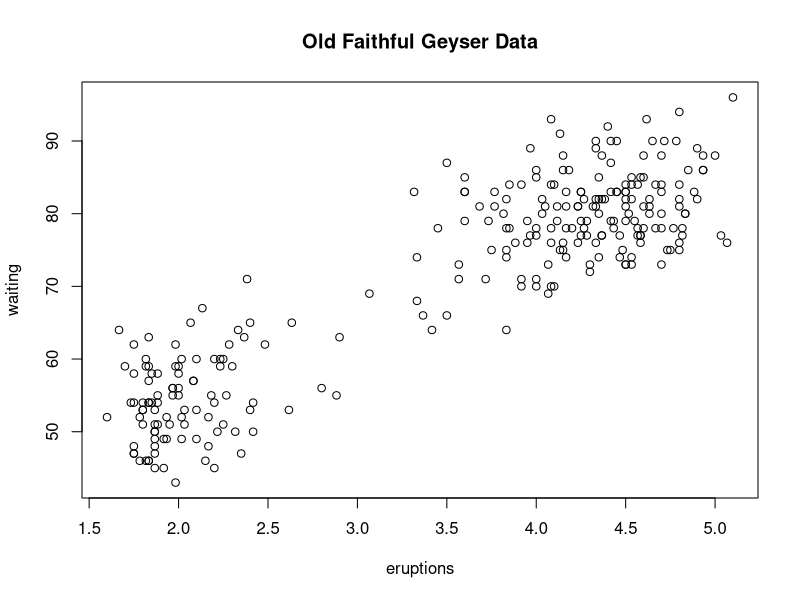
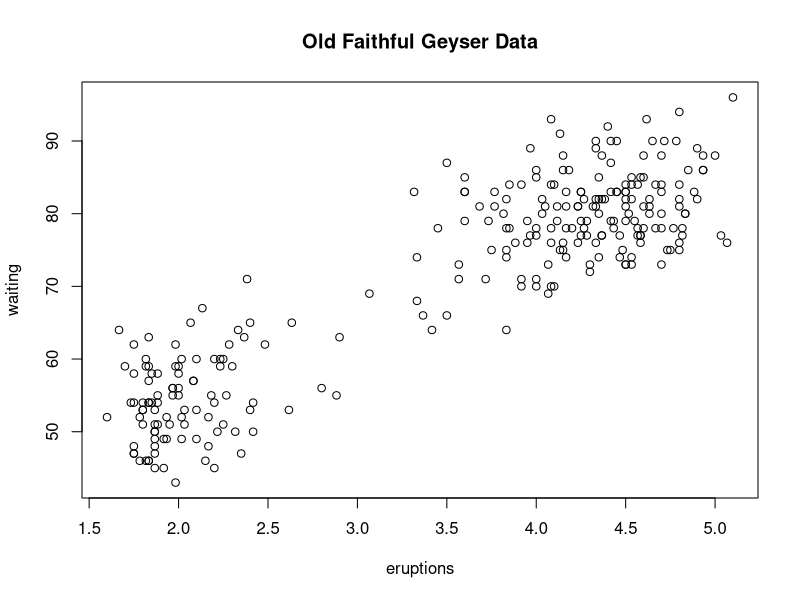
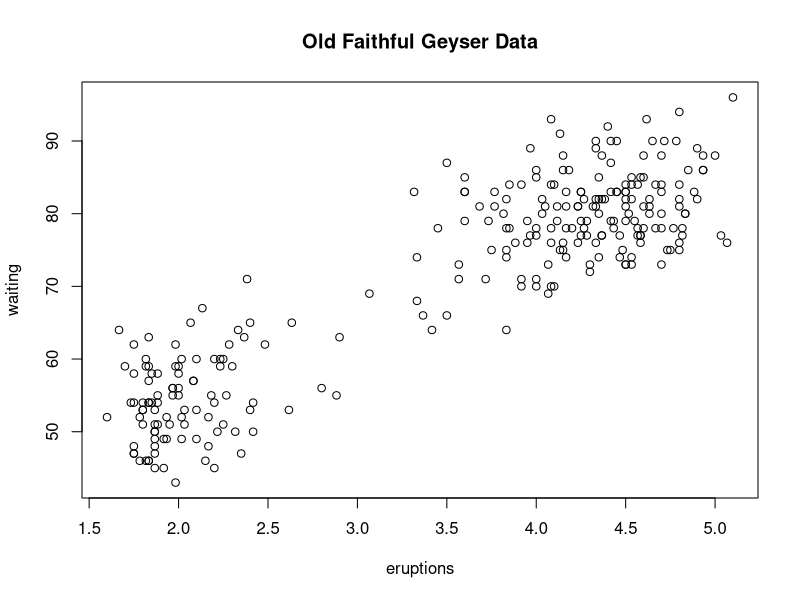

These charts were generated, in order, by the following R code:
#where the plot will display - could be window pdf jpeg svg etc.
#screen device(the window) is most common
# in windows - windows()
# in mac - quartz
# in unix/linux - xll() or x11()? I think its x11()
# Note ?Devices for details

#if you wanna save - file device

#Creating a plot:
#1. plotting fcn
#2. plot appears
#3. annotate
#4. :)
library(datasets)
with(faithful, plot(eruptions, waiting))
title(main = "Old Faithful Geyser Data")

#1. Launch a graphics device
#2. Call a plotting function
#3. Annotate plot if necessary
#4. Explicitly close graphics device with dev.off [*Highly important*]

pdf(file = "myplot.pdf") # create pdf file device (and pdf file)
with(faithful, plot(eruptions,waiting))
title(main = "Old Faithful Geyser Data")
dev.off() #close pdf file device

# for graphic devices - two choices
# vector format and bitmap format

# vector formats are good for line graphics
# pdf [works on all platforms], svg[good for web based and animation], 
# win.metafile (only on windows), postscript

# Bitmap format
# png [lossless compression], jpeg [lossy compression], 
# tiff[lossless], bmp

#can open multiple graphic devices, but plot to only one device at a time
dev.cur() #returns the currently acive graphics device
#returns integer that is >= 2
deviceID <- 2 #some number
dev.set(deviceID) #change to a chosen graphics device

#What about moving plots from device to device
#dev.copy / dev.copy2pdf - note not an exact operation - use with care

library(datasets)
with(faithful, plot(eruptions,waiting))
title(main = "Old Faithful Geyser Data")
dev.copy(png, file="geyserplot.png") #copies a screenplot into a png
dev.off() #important

